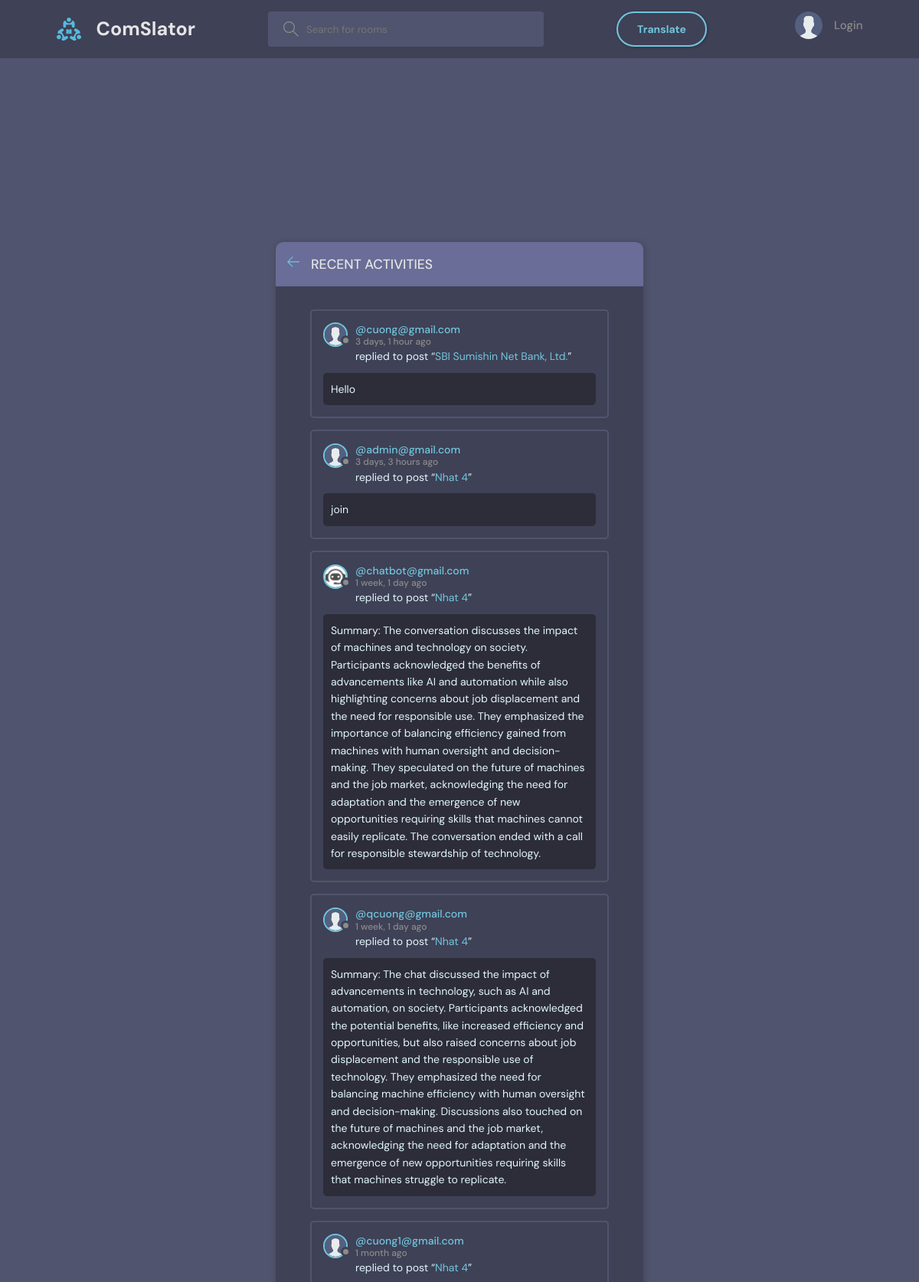
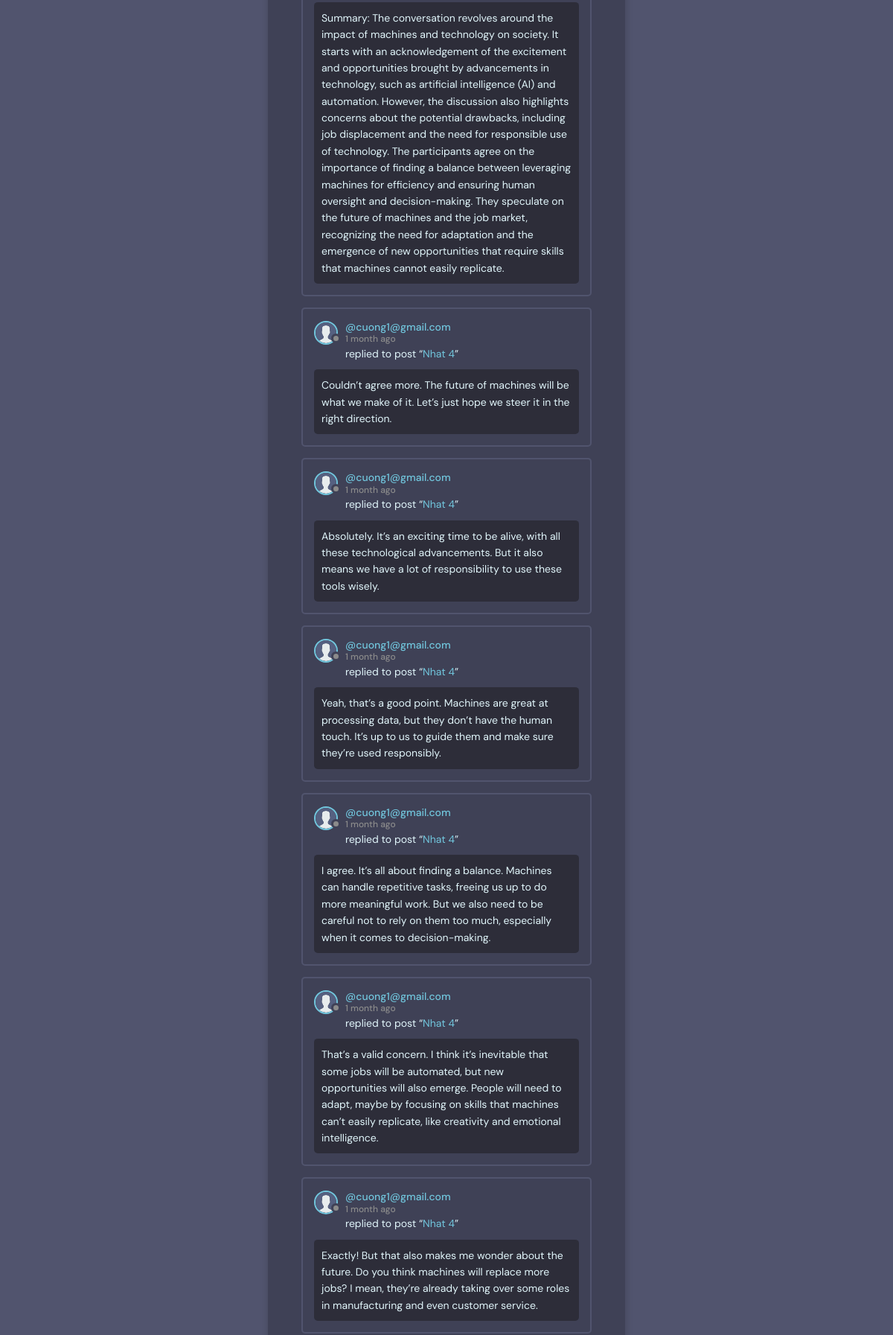
The page /activity/ (upper part) on the database its author committed (2 pictures, top to bottom).
### base/models.py (models this page shows, shortened)
class Message(models.Model):
    user = models.ForeignKey(User, on_delete=models.CASCADE)
    room = models.ForeignKey(Room, on_delete=models.CASCADE)
    body = models.TextField()
    image = models.ImageField(upload_to="", null=True, blank=True)
    translated_body = models.TextField(null=True, blank=True)
    updated = models.DateTimeField(auto_now=True)
    created = models.DateTimeField(auto_now_add=True)
    class Meta:
        ordering = ['-updated', '-created']

class User(AbstractBaseUser):
    STATUS = [
        ('online', 'online'),
        ('offline', 'offline'),
    ]
    name = models.CharField(max_length=200, null=True)
    username   = models.CharField(max_length=200, null=True)
    email      = models.EmailField(unique=True, null=True)
    password   = models.CharField(max_length=100)
    birth_date = models.DateField(null=True)
    status     = models.CharField(choices=STATUS, max_length=50, default='offline')
    is_superuser = models.BooleanField(default=False)
    bio = models.TextField(null=True)
    avatar = models.ImageField(null=True, default="avatar.svg")
    timezone = models.CharField(max_length=50, default='UTC')
    USERNAME_FIELD = 'email'
    REQUIRED_FIELDS = ['username', 'password']
    objects = UserManager()

class Room(models.Model):
    host = models.ForeignKey(User, on_delete=models.SET_NULL, null=True)
    topic = models.ForeignKey(Topic, on_delete=models.SET_NULL, null=True)
    name = models.CharField(max_length=200)
    description = models.TextField(null=True, blank=True)
    participants = models.ManyToManyField(User, related_name='participants', blank=True)
    call_room_id = models.CharField(max_length=100, unique=True, null=True, blank=True)
    updated = models.DateTimeField(auto_now=True)
    created = models.DateTimeField(auto_now_add=True)
    class Meta:
        ordering = ['-updated', '-created']
    def __str__(self):
        return self.name

### base/views.py (the view)
# urls.py: path('activity/', views.activityPage, name="activity"),
def activityPage(request):
    room_messages = Message.objects.all()
    return render(request, 'base/activity.html', {'room_messages': room_messages})

### base/templates/base/activity.html (shortened to what this page needs)
{% extends 'main.html' %}
{% block content %}
<main class="layout">
  <div class="container">
    <div class="layout__box">
      <div class="layout__boxHeader">
        <div class="layout__boxTitle">
          <a href="{% url 'home' %}">
            <svg version="1.1" xmlns="http://www.w3.org/2000/svg" width="32" height="32" viewBox="0 0 32 32">
              <title>arrow-left</title>
              <path
                d="M13.723 2.286l-13.723 13.714 13.719 13.714 1.616-1.611-10.96-10.96h27.625v-2.286h-27.625l10.965-10.965-1.616-1.607z">
              </path>
              </path>
            </svg>
          </a>
          <h3>Recent Activities</h3>
        </div>
      </div>
      <div class="activities-page layout__body">
        {% for message in room_messages %}
        <div class="activities__box">
          <div class="activities__boxHeader roomListRoom__header">
            <a href="{% url 'user-profile' message.user.id %}" class="roomListRoom__author">
              <div class="avatar avatar--small">
                <img src="{{message.user.avatar.url}}" />
              </div>
              <p>
                @{{message.user}}
                <span>{{message.created|timesince}} ago</span>
              </p>
            </a>
          </div>
          <div class="activities__boxContent">
            <p>replied to post “<a href="{% url 'room' message.room.id %}">{{message.room}}</a>”</p>
            <div class="activities__boxRoomContent">
              {{message.body}}
            </div>
          </div>
        </div>
        {% endfor %}
      </div>
    </div>
  </div>
</main>
{% endblock content %}

### static/styles/style.css (style rules this page uses)
:root { --color-main: #71c6dd; --color-main-light: #e1f6fb; --color-dark: #3f4156; --color-dark-medium: #51546e; --color-dark-light: #696d97; --color-light: #e5e5e5; --color-gray: #8b8b8b; --color-light-gray: #b2bdbd; --color-bg: #2d2d39; --color-success: #5dd693; --color-error: #fc4b0b; }
* { font-family: "DM Sans", -apple-system, BlinkMacSystemFont, "Segoe UI", Roboto, Oxygen, Ubuntu, Cantarell, "Open Sans", "Helvetica Neue", sans-serif; margin: 0; padding: 0; box-sizing: border-box; text-rendering: optimizeLegibility; }
html { font-size: 56.25%; }
@media only screen and (min-width: 1200px) { html { font-size: 62.5%; } }
body { line-height: 1.6; font-weight: 400; font-size: 1.5rem; color: var(--color-light-gray); background-color: var(--color-bg); min-height: 100vh; }
img { width: 100%; }
a { display: inline-block; color: var(--color-main); text-decoration: none; }
.container { max-width: 120rem; width: 90%; margin: auto; }
.avatar { position: relative; display: inline-block; border-radius: 50%; border: 2px solid var(--color-main); }
.avatar img { display: block; border-radius: 50%; object-fit: cover; object-position: center; }
.avatar::after { content: ""; display: block; position: absolute; background-color: var(--color-gray); z-index: 111; border-radius: 50%; border: 0.3rem solid var(--color-dark); }
.avatar.avatar--small img { width: 2.8rem; height: 2.8rem; }
.avatar.avatar--small:after { width: 0.7rem; height: 0.7rem; bottom: 0px; right: -6px; }
.layout { margin-top: 2.4rem; }
.layout > .container { display: flex; justify-content: space-between; align-items: flex-start; }
.layout__box { width: 90%; max-width: 48rem; min-height: 40rem; position: absolute; top: 50%; left: 50%; transform: translate(-50%, -46%); background-color: var(--color-dark); border-radius: 1rem; box-shadow: 1px 1px 6px 3px rgba(0, 0, 0, 0.1); overflow: hidden; }
.layout__boxHeader { display: flex; padding: 1.5rem; background-color: var(--color-dark-light); }
.layout__boxTitle { display: flex; gap: 1.5rem; align-items: center; }
.layout__boxTitle h3 { text-transform: uppercase; font-weight: 500; color: var(--color-light); }
.layout__boxTitle svg { width: 1.6rem; height: 1.6rem; fill: var(--color-main); }
.layout__body { margin: 3rem; }
.roomListRoom__header { display: flex; justify-content: space-between; align-items: center; }
.roomListRoom__author { font-weight: 500; display: flex; align-items: center; gap: 1rem; }
.activities__box { margin: 1.5rem; padding: 1.5rem; border: 2px solid var(--color-dark-medium); border-radius: 5px; }
.activities__boxHeader p { font-size: 1.4rem; line-height: 1.3; }
.activities__boxHeader p span { color: var(--color-gray); font-size: 1.2rem; display: block; }
.activities__boxContent { margin-left: 4.2rem; }
.activities__boxContent { font-size: 1.4rem; }
.activities__boxRoomContent { background: var(--color-bg); padding: 1rem; border-radius: 5px; margin-top: 1rem; margin-left: -4.2rem; }

### static/styles/style1.css (style rules this page uses)
body { margin: 0; padding: 0; background-color: #51546e; color: #e1f6fb; font-family: "DM Sans", -apple-system, BlinkMacSystemFont, "Segoe UI", Roboto, Oxygen, Ubuntu, Cantarell, "Open Sans", "Helvetica Neue", sans-serif; }
main { width: 1400px; margin: 0 auto; height: 75vh; }
@media screen and (max-width: 1400px) { main { width: 90%; margin: 0 auto; } }

### rows shown on the page
Message: user.avatar (placeholder picture), user "cuong@gmail.com", created "3 days, 1 hour", room "SBI Sumishin Net Bank, Ltd.", body "Hello"
Message: user.avatar (placeholder picture), user "admin@gmail.com", created "3 days, 3 hours", room "Nhat 4", body "join"
Message: user.avatar (picture), user "chatbot@gmail.com", created "1 week, 1 day", room "Nhat 4", body "Summary: The conversation discusses the impact of machines and technology on society. Participants acknowledged the benefits of advancements like AI and automation while also highlighting concerns about job displacement and the need for responsible use. They emphasized the importance of balancing efficiency gained from machines with human oversight and decision-making. They speculated on the future of machines and the job market, acknowledging the need for adaptation and the emergence of new opportunities requiring skills that machines cannot easily replicate. The conversation ended with a call for responsible stewardship of technology."
Message: user.avatar (placeholder picture), user "qcuong@gmail.com", created "1 week, 1 day", room "Nhat 4", body "Summary: The chat discussed the impact of advancements in technology, such as AI and automation, on society. Participants acknowledged the potential benefits, like increased efficiency and opportunities, but also raised concerns about job displacement and the responsible use of technology. They emphasized the need for balancing machine efficiency with human oversight and decision-making. Discussions also touched on the future of machines and the job market, acknowledging the need for adaptation and the emergence of new opportunities requiring skills that machines struggle to replicate."
Message: user.avatar (placeholder picture), user "cuong1@gmail.com", created "1 month", room "Nhat 4", body "Summary: The conversation revolves around the impact of machines and technology on society. It starts with an acknowledgement of the excitement and opportunities brought by advancements in technology, such as artificial intelligence (AI) and automation. However, the discussion also highlights concerns about the potential drawbacks, including job displacement and the need for responsible use of technology. The participants agree on the importance of finding a balance between leveraging machines for efficiency and ensuring human oversight and decision-making. They speculate on the future of machines and the job market, recognizing the need for adaptation and the emergence of new opportunities…"
Message: user.avatar (placeholder picture), user "cuong1@gmail.com", created "1 month", room "Nhat 4", body "Couldn’t agree more. The future of machines will be what we make of it. Let’s just hope we steer it in the right direction."
Message: user.avatar (placeholder picture), user "cuong1@gmail.com", created "1 month", room "Nhat 4", body "Absolutely. It’s an exciting time to be alive, with all these technological advancements. But it also means we have a lot of responsibility to use these tools wisely."
Message: user.avatar (placeholder picture), user "cuong1@gmail.com", created "1 month", room "Nhat 4", body "Yeah, that’s a good point. Machines are great at processing data, but they don’t have the human touch. It’s up to us to guide them and make sure they’re used responsibly."
Message: user.avatar (placeholder picture), user "cuong1@gmail.com", created "1 month", room "Nhat 4", body "I agree. It’s all about finding a balance. Machines can handle repetitive tasks, freeing us up to do more meaningful work. But we also need to be careful not to rely on them too much, especially when it comes to decision-making."
Message: user.avatar (placeholder picture), user "cuong1@gmail.com", created "1 month", room "Nhat 4", body "That’s a valid concern. I think it’s inevitable that some jobs will be automated, but new opportunities will also emerge. People will need to adapt, maybe by focusing on skills that machines can’t easily replicate, like creativity and emotional intelligence."
Message: user.avatar (placeholder picture), user "cuong1@gmail.com", created "1 month", room "Nhat 4", body "Exactly! But that also makes me wonder about the future. Do you think machines will replace more jobs? I mean, they’re already taking over some roles in manufacturing and even customer service."
